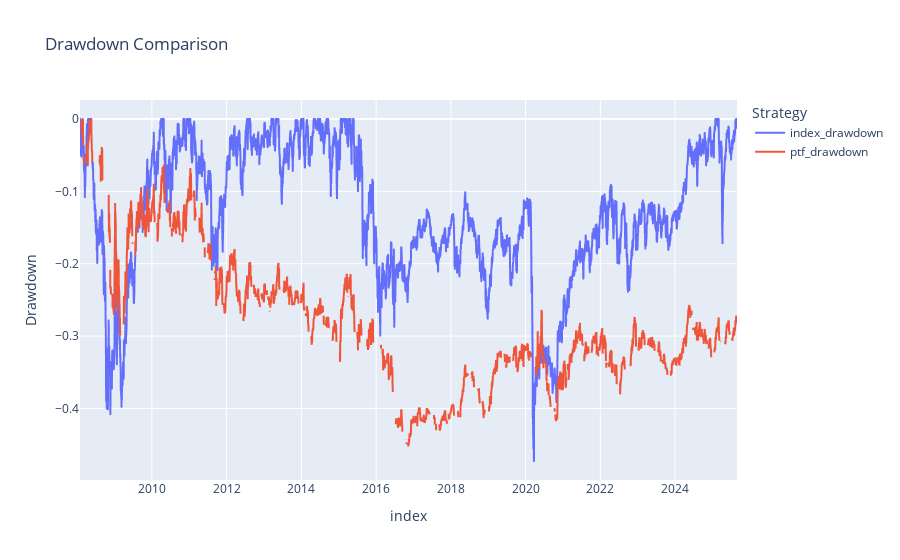

This figure's notebook cell:
### Code cell
# Calculate rolling maximum for both series
df['index_peak'] = df['index'].expanding().max()
df['ptf_peak'] = df['ptf'].expanding().max()

# Calculate drawdowns
df['index_drawdown'] = (df['index'] - df['index_peak']) / df['index_peak']
df['ptf_drawdown'] = (df['ptf'] - df['ptf_peak']) / df['ptf_peak']

# Plot drawdowns
fig = px.line(df[['index_drawdown', 'ptf_drawdown']],
              title='Drawdown Comparison',
              labels={'value': 'Drawdown', 'variable': 'Strategy'})
fig.show()

# Print maximum drawdowns
print(f"Maximum Index Drawdown: {df['index_drawdown'].min():.2%}")
print(f"Maximum Portfolio Drawdown: {df['ptf_drawdown'].min():.2%}")

### Figure 1 — Plotly figure (JSON) as saved in the notebook; plotly's stock layout.template omitted (floating-point values rounded to 4 significant figures; data arrays with more than 128 entries replaced by an {"elided": "..."} marker saying what was removed)
{"data": [{"hovertemplate": "Strategy=index_drawdown<br>index=%{x}<br>Drawdown=%{y}<extra></extra>", "legendgroup": "index_drawdown", "line": {"color": "#636efa", "dash": "solid"}, "marker": {"symbol": "circle"}, "mode": "lines", "name": "index_drawdown", "showlegend": true, "type": "scattergl", "x": {"elided": "4502 str values"}, "xaxis": "x", "y": {"elided": "4502 float values"}, "yaxis": "y"}, {"hovertemplate": "Strategy=ptf_drawdown<br>index=%{x}<br>Drawdown=%{y}<extra></extra>", "legendgroup": "ptf_drawdown", "line": {"color": "#EF553B", "dash": "solid"}, "marker": {"symbol": "circle"}, "mode": "lines", "name": "ptf_drawdown", "showlegend": true, "type": "scattergl", "x": {"elided": "4502 str values"}, "xaxis": "x", "y": {"elided": "4502 float values"}, "yaxis": "y"}], "layout": {"legend": {"title": {"text": "Strategy"}, "tracegroupgap": 0}, "title": {"text": "Drawdown Comparison"}, "xaxis": {"anchor": "y", "domain": [0, 1], "title": {"text": "index"}}, "yaxis": {"anchor": "x", "domain": [0, 1], "title": {"text": "Drawdown"}}}}
